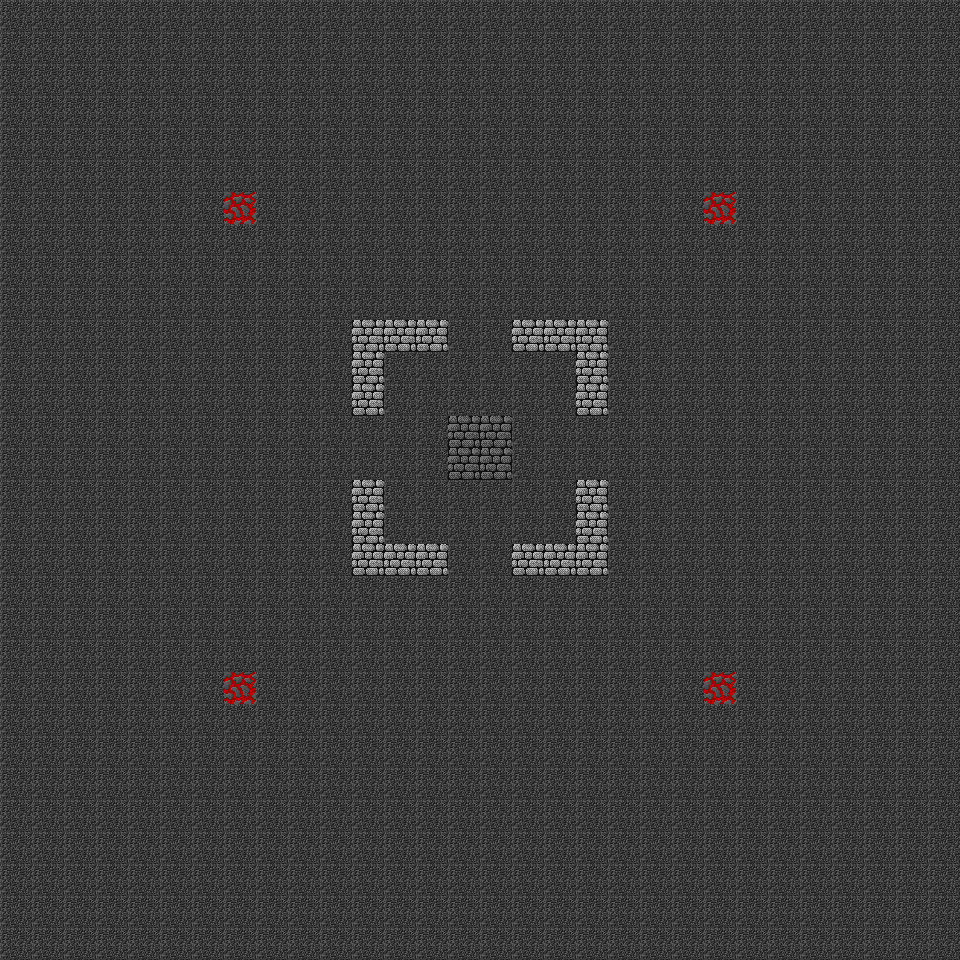

This is a level from a 2D game, rendered from its Tiled map with the project's own tilesets. A one-line summary and the complete map file follow:
An orthogonal 30x30 tile map with 32x32 px tiles, 2 tile layers (ground, wall) and 13 objects.

<map version="1.2" tiledversion="1.2.1" orientation="orthogonal" renderorder="left-down" width="30" height="30" tilewidth="32" tileheight="32" infinite="0" nextlayerid="6" nextobjectid="14">
 <tileset firstgid="1" source="Ground.tsx" />
 <layer id="1" name="ground" width="30" height="30">
  <data encoding="csv">
114,114,114,114,114,114,114,114,114,114,114,114,114,114,114,114,114,114,114,114,114,114,114,114,114,114,114,114,114,114,
114,114,114,114,114,114,114,114,114,114,114,114,114,114,114,114,114,114,114,114,114,114,114,114,114,114,114,114,114,114,
114,114,114,114,114,114,114,114,114,114,114,114,114,114,114,114,114,114,114,114,114,114,114,114,114,114,114,114,114,114,
114,114,114,114,114,114,114,114,114,114,114,114,114,114,114,114,114,114,114,114,114,114,114,114,114,114,114,114,114,114,
114,114,114,114,114,114,114,114,114,114,114,114,114,114,114,114,114,114,114,114,114,114,114,114,114,114,114,114,114,114,
114,114,114,114,114,114,114,114,114,114,114,114,114,114,114,114,114,114,114,114,114,114,114,114,114,114,114,114,114,114,
114,114,114,114,114,114,114,5,114,114,114,114,114,114,114,114,114,114,114,114,114,114,5,114,114,114,114,114,114,114,
114,114,114,114,114,114,114,114,114,114,114,114,114,114,114,114,114,114,114,114,114,114,114,114,114,114,114,114,114,114,
114,114,114,114,114,114,114,114,114,114,114,114,114,114,114,114,114,114,114,114,114,114,114,114,114,114,114,114,114,114,
114,114,114,114,114,114,114,114,114,114,114,114,114,114,114,114,114,114,114,114,114,114,114,114,114,114,114,114,114,114,
114,114,114,114,114,114,114,114,114,114,114,114,114,114,114,114,114,114,114,114,114,114,114,114,114,114,114,114,114,114,
114,114,114,114,114,114,114,114,114,114,114,114,114,114,114,114,114,114,114,114,114,114,114,114,114,114,114,114,114,114,
114,114,114,114,114,114,114,114,114,114,114,114,114,114,114,114,114,114,114,114,114,114,114,114,114,114,114,114,114,114,
114,114,114,114,114,114,114,114,114,114,114,114,114,114,115,115,114,114,114,114,114,114,114,114,114,114,114,114,114,114,
114,114,114,114,114,114,114,114,114,114,114,114,114,114,115,115,114,114,114,114,114,114,114,114,114,114,114,114,114,114,
114,114,114,114,114,114,114,114,114,114,114,114,114,114,114,114,114,114,114,114,114,114,114,114,114,114,114,114,114,114,
114,114,114,114,114,114,114,114,114,114,114,114,114,114,114,114,114,114,114,114,114,114,114,114,114,114,114,114,114,114,
114,114,114,114,114,114,114,114,114,114,114,114,114,114,114,114,114,114,114,114,114,114,114,114,114,114,114,114,114,114,
114,114,114,114,114,114,114,114,114,114,114,114,114,114,114,114,114,114,114,114,114,114,114,114,114,114,114,114,114,114,
114,114,114,114,114,114,114,114,114,114,114,114,114,114,114,114,114,114,114,114,114,114,114,114,114,114,114,114,114,114,
114,114,114,114,114,114,114,114,114,114,114,114,114,114,114,114,114,114,114,114,114,114,114,114,114,114,114,114,114,114,
114,114,114,114,114,114,114,5,114,114,114,114,114,114,114,114,114,114,114,114,114,114,5,114,114,114,114,114,114,114,
114,114,114,114,114,114,114,114,114,114,114,114,114,114,114,114,114,114,114,114,114,114,114,114,114,114,114,114,114,114,
114,114,114,114,114,114,114,114,114,114,114,114,114,114,114,114,114,114,114,114,114,114,114,114,114,114,114,114,114,114,
114,114,114,114,114,114,114,114,114,114,114,114,114,114,114,114,114,114,114,114,114,114,114,114,114,114,114,114,114,114,
114,114,114,114,114,114,114,114,114,114,114,114,114,114,114,114,114,114,114,114,114,114,114,114,114,114,114,114,114,114,
114,114,114,114,114,114,114,114,114,114,114,114,114,114,114,114,114,114,114,114,114,114,114,114,114,114,114,114,114,114,
114,114,114,114,114,114,114,114,114,114,114,114,114,114,114,114,114,114,114,114,114,114,114,114,114,114,114,114,114,114,
114,114,114,114,114,114,114,114,114,114,114,114,114,114,114,114,114,114,114,114,114,114,114,114,114,114,114,114,114,114,
114,114,114,114,114,114,114,114,114,114,114,114,114,114,114,114,114,114,114,114,114,114,114,114,114,114,114,114,114,114
</data>
 </layer>
 <layer id="2" name="wall" width="30" height="30">
  <data encoding="csv">
0,0,0,0,0,0,0,0,0,0,0,0,0,0,0,0,0,0,0,0,0,0,0,0,0,0,0,0,0,0,
0,0,0,0,0,0,0,0,0,0,0,0,0,0,0,0,0,0,0,0,0,0,0,0,0,0,0,0,0,0,
0,0,0,0,0,0,0,0,0,0,0,0,0,0,0,0,0,0,0,0,0,0,0,0,0,0,0,0,0,0,
0,0,0,0,0,0,0,0,0,0,0,0,0,0,0,0,0,0,0,0,0,0,0,0,0,0,0,0,0,0,
0,0,0,0,0,0,0,0,0,0,0,0,0,0,0,0,0,0,0,0,0,0,0,0,0,0,0,0,0,0,
0,0,0,0,0,0,0,0,0,0,0,0,0,0,0,0,0,0,0,0,0,0,0,0,0,0,0,0,0,0,
0,0,0,0,0,0,0,0,0,0,0,0,0,0,0,0,0,0,0,0,0,0,0,0,0,0,0,0,0,0,
0,0,0,0,0,0,0,0,0,0,0,0,0,0,0,0,0,0,0,0,0,0,0,0,0,0,0,0,0,0,
0,0,0,0,0,0,0,0,0,0,0,0,0,0,0,0,0,0,0,0,0,0,0,0,0,0,0,0,0,0,
0,0,0,0,0,0,0,0,0,0,0,0,0,0,0,0,0,0,0,0,0,0,0,0,0,0,0,0,0,0,
0,0,0,0,0,0,0,0,0,0,0,29,29,29,0,0,29,29,29,0,0,0,0,0,0,0,0,0,0,0,
0,0,0,0,0,0,0,0,0,0,0,29,0,0,0,0,0,0,29,0,0,0,0,0,0,0,0,0,0,0,
0,0,0,0,0,0,0,0,0,0,0,29,0,0,0,0,0,0,29,0,0,0,0,0,0,0,0,0,0,0,
0,0,0,0,0,0,0,0,0,0,0,0,0,0,0,0,0,0,0,0,0,0,0,0,0,0,0,0,0,0,
0,0,0,0,0,0,0,0,0,0,0,0,0,0,0,0,0,0,0,0,0,0,0,0,0,0,0,0,0,0,
0,0,0,0,0,0,0,0,0,0,0,29,0,0,0,0,0,0,29,0,0,0,0,0,0,0,0,0,0,0,
0,0,0,0,0,0,0,0,0,0,0,29,0,0,0,0,0,0,29,0,0,0,0,0,0,0,0,0,0,0,
0,0,0,0,0,0,0,0,0,0,0,29,29,29,0,0,29,29,29,0,0,0,0,0,0,0,0,0,0,0,
0,0,0,0,0,0,0,0,0,0,0,0,0,0,0,0,0,0,0,0,0,0,0,0,0,0,0,0,0,0,
0,0,0,0,0,0,0,0,0,0,0,0,0,0,0,0,0,0,0,0,0,0,0,0,0,0,0,0,0,0,
0,0,0,0,0,0,0,0,0,0,0,0,0,0,0,0,0,0,0,0,0,0,0,0,0,0,0,0,0,0,
0,0,0,0,0,0,0,0,0,0,0,0,0,0,0,0,0,0,0,0,0,0,0,0,0,0,0,0,0,0,
0,0,0,0,0,0,0,0,0,0,0,0,0,0,0,0,0,0,0,0,0,0,0,0,0,0,0,0,0,0,
0,0,0,0,0,0,0,0,0,0,0,0,0,0,0,0,0,0,0,0,0,0,0,0,0,0,0,0,0,0,
0,0,0,0,0,0,0,0,0,0,0,0,0,0,0,0,0,0,0,0,0,0,0,0,0,0,0,0,0,0,
0,0,0,0,0,0,0,0,0,0,0,0,0,0,0,0,0,0,0,0,0,0,0,0,0,0,0,0,0,0,
0,0,0,0,0,0,0,0,0,0,0,0,0,0,0,0,0,0,0,0,0,0,0,0,0,0,0,0,0,0,
0,0,0,0,0,0,0,0,0,0,0,0,0,0,0,0,0,0,0,0,0,0,0,0,0,0,0,0,0,0,
0,0,0,0,0,0,0,0,0,0,0,0,0,0,0,0,0,0,0,0,0,0,0,0,0,0,0,0,0,0,
0,0,0,0,0,0,0,0,0,0,0,0,0,0,0,0,0,0,0,0,0,0,0,0,0,0,0,0,0,0
</data>
 </layer>
 <objectgroup id="3" name="spawn">
  <object id="1" x="480.667" y="446.667">
   <properties>
    <property name="name" value="player" />
   </properties>
   <point />
  </object>
  <object id="10" x="240" y="689">
   <properties>
    <property name="name" value="zombie" />
   </properties>
   <point />
  </object>
  <object id="11" x="238" y="212">
   <properties>
    <property name="name" value="zombie" />
   </properties>
   <point />
  </object>
  <object id="12" x="721" y="211">
   <properties>
    <property name="name" value="zombie" />
   </properties>
   <point />
  </object>
  <object id="13" x="721" y="691">
   <properties>
    <property name="name" value="zombie" />
   </properties>
   <point />
  </object>
 </objectgroup>
 <objectgroup id="5" name="light">
  <object id="2" x="390" y="357">
   <properties>
    <property name="r" type="float" value="10" />
   </properties>
   <point />
  </object>
  <object id="3" x="619" y="308">
   <properties>
    <property name="r" type="float" value="10" />
   </properties>
   <point />
  </object>
  <object id="4" x="340" y="304">
   <properties>
    <property name="r" type="float" value="10" />
   </properties>
   <point />
  </object>
  <object id="5" x="341" y="588">
   <properties>
    <property name="r" type="float" value="10" />
   </properties>
   <point />
  </object>
  <object id="6" x="626" y="591">
   <properties>
    <property name="r" type="float" value="10" />
   </properties>
   <point />
  </object>
  <object id="7" x="570" y="357">
   <properties>
    <property name="r" type="float" value="10" />
   </properties>
   <point />
  </object>
  <object id="8" x="570" y="537">
   <properties>
    <property name="r" type="float" value="10" />
   </properties>
   <point />
  </object>
  <object id="9" x="391" y="537">
   <properties>
    <property name="r" type="float" value="10" />
   </properties>
   <point />
  </object>
 </objectgroup>
</map>
